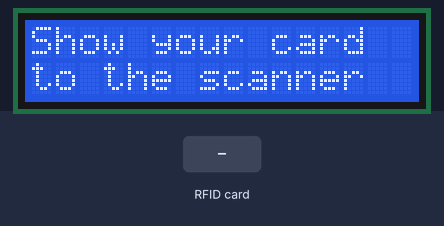
Bench run of a sketch on a simulated Arduino Uno, built with avr-gcc and run on an emulated ATmega328P. Shown: 16×2 character LCD. Inputs (shaded band) come from the test bench. What the sketch prints to the serial monitor is not drawn.

Above: at 2.3 s.
2.4 s: RFID card 5E 7A 19 C4 held to the reader
At 2.9 s:
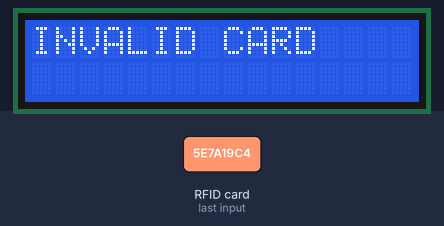
Timing chart, 0 to 5.4 s (numbered marks = the images above; inputs shaded):
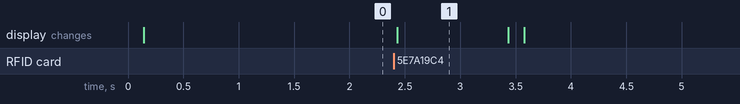

The sketch:

RFID_Tag.ino
```cpp
 /*
To read a card using a mfrc522 reader on your Arduino SPI interface,make the following connections:

MFRC522 SCANNER      ARDUINO

MOSI                 Pin 11 / ICSP-4 It is SPI input to the RC522 module
MISO                 Pin 12 / ICSP-1 It acts as Master-In-Slave-Out when SPI interface is enabled
SCK                  Pin 13 / ISCP-3 It accepts clock pulses provided by the SPI bus Master i.e Arduino
SS/SDA               Pin 10          It acts as a signal input when SPI interface is enabled
RST                  Pin 9           RST is an input for reset and power-down
*/

#include <LiquidCrystal.h>
LiquidCrystal lcd (8,2,4,5,6,7);
#include <SPI.h> /*Serial Periphal Interface bus Library*/
#include <RFID.h>

#define SS_PIN 10 //slave select pin
#define RST_PIN 9 //reset pin

RFID rfid(SS_PIN,RST_PIN); //represet a rfid reader object

int serNum[5];
int cards[][5] = { {73,31,219,178,63} }; //The card ID. Replace with actual card ID
bool access = false;

void setup()
{
  lcd.begin(16,2);
  Serial.begin(9600);
  SPI.begin();
  rfid.init();

  if(!rfid.isCard())
  {
    lcd.setCursor(0,0);
    lcd.print("Show your card");
    lcd.setCursor(0,1);
     lcd.print("to the scanner");

    delay(1000);
  }
}

void(* resetFunc) (void) = 0;  //Initialized at address 0 ?????

void loop()
{
  readCard();
}

void readCard()
{
  if(rfid.isCard()) //Look for new cards
  {
    lcd.clear();
    if(rfid.readCardSerial()) //Selects one of the cards
    {
      lcd.setCursor(0,0);
      lcd.print(rfid.serNum[0]);
      lcd.print(rfid.serNum[1]);
      lcd.print(rfid.serNum[2]);
      lcd.print(rfid.serNum[3]);
      lcd.print(rfid.serNum[4]);


      Serial.println(rfid.serNum[0]);
      Serial.println(rfid.serNum[1]);
      Serial.println(rfid.serNum[2]);
      Serial.println(rfid.serNum[3]);
      Serial.println(rfid.serNum[4]);

      for(int x = 0; x < sizeof(cards); x++)
      {
        for(int i = 0; i < sizeof(rfid.serNum); i++ )
        {
          if(rfid.serNum[i] != cards[x][i])
          {
            access = false;
            break;
          }
          else
          {
            access = true;
          }
        }
        if(access) break;
      }
  }

 if(access)
  {
    lcd.clear();
    lcd.setCursor(0,0);
    lcd.print("WELCOME ****");
    delay(1000);
    lcd.clear();
  }

  else
  {
    lcd.clear();
    lcd.setCursor(0,0);
    lcd.print("INVALID CARD");
    delay(1000);
    lcd.clear();
    resetFunc(); //Calls reset
  }

}
  rfid.halt();
}
```

Measured:
- after the input at 2.4 s, the display: changes at once (image 1)
- what the display in image 1 shows lasts 1.0 s, from 2.4 s to 3.4 s
